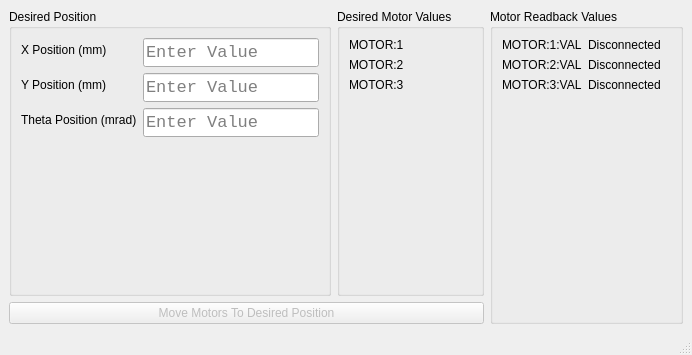
<?xml version="1.0" encoding="UTF-8"?>
<ui version="4.0">
 <class>MainWindow</class>
 <widget class="QMainWindow" name="MainWindow">
  <property name="geometry">
   <rect>
    <x>0</x>
    <y>0</y>
    <width>692</width>
    <height>355</height>
   </rect>
  </property>
  <property name="windowTitle">
   <string>Positioner Demo</string>
  </property>
  <widget class="QWidget" name="centralwidget">
   <layout class="QHBoxLayout" name="horizontalLayout_2">
    <item>
     <layout class="QVBoxLayout" name="verticalLayout">
      <item>
       <layout class="QHBoxLayout" name="horizontalLayout">
        <item>
         <widget class="QGroupBox" name="desGroupBox">
          <property name="title">
           <string>Desired Position</string>
          </property>
          <layout class="QFormLayout" name="formLayout">
           <item row="0" column="0">
            <widget class="QLabel" name="label">
             <property name="text">
              <string>X Position (mm)</string>
             </property>
            </widget>
           </item>
           <item row="0" column="1">
            <widget class="QLineEdit" name="xPosTextEntry">
             <property name="sizePolicy">
              <sizepolicy hsizetype="Preferred" vsizetype="Fixed">
               <horstretch>0</horstretch>
               <verstretch>0</verstretch>
              </sizepolicy>
             </property>
             <property name="minimumSize">
              <size>
               <width>80</width>
               <height>0</height>
              </size>
             </property>
             <property name="font">
              <font>
               <family>Monospace</family>
               <pointsize>13</pointsize>
               <stylestrategy>PreferDefault</stylestrategy>
              </font>
             </property>
             <property name="text">
              <string/>
             </property>
             <property name="placeholderText">
              <string>Enter Value</string>
             </property>
             <property name="channel" stdset="0">
              <string notr="true">MOTOR:1:VAL</string>
             </property>
            </widget>
           </item>
           <item row="1" column="0">
            <widget class="QLabel" name="label_2">
             <property name="text">
              <string>Y Position (mm)</string>
             </property>
            </widget>
           </item>
           <item row="1" column="1">
            <widget class="QLineEdit" name="yPosTextEntry">
             <property name="sizePolicy">
              <sizepolicy hsizetype="Preferred" vsizetype="Fixed">
               <horstretch>0</horstretch>
               <verstretch>0</verstretch>
              </sizepolicy>
             </property>
             <property name="font">
              <font>
               <family>Monospace</family>
               <pointsize>13</pointsize>
               <stylestrategy>PreferDefault</stylestrategy>
              </font>
             </property>
             <property name="text">
              <string/>
             </property>
             <property name="placeholderText">
              <string>Enter Value</string>
             </property>
             <property name="channel" stdset="0">
              <string notr="true">MOTOR:1:VAL</string>
             </property>
            </widget>
           </item>
           <item row="2" column="0">
            <widget class="QLabel" name="label_3">
             <property name="text">
              <string>Theta Position (mrad)</string>
             </property>
            </widget>
           </item>
           <item row="2" column="1">
            <widget class="QLineEdit" name="zPosTextEntry">
             <property name="sizePolicy">
              <sizepolicy hsizetype="Preferred" vsizetype="Fixed">
               <horstretch>0</horstretch>
               <verstretch>0</verstretch>
              </sizepolicy>
             </property>
             <property name="font">
              <font>
               <family>Monospace</family>
               <pointsize>13</pointsize>
               <stylestrategy>PreferDefault</stylestrategy>
              </font>
             </property>
             <property name="text">
              <string/>
             </property>
             <property name="placeholderText">
              <string>Enter Value</string>
             </property>
             <property name="channel" stdset="0">
              <string notr="true">MOTOR:1:VAL</string>
             </property>
            </widget>
           </item>
          </layout>
         </widget>
        </item>
        <item>
         <widget class="QGroupBox" name="groupBox">
          <property name="title">
           <string>Desired Motor Values </string>
          </property>
          <layout class="QFormLayout" name="formLayout_4">
           <item row="0" column="0">
            <widget class="QLabel" name="label_10">
             <property name="text">
              <string>MOTOR:1</string>
             </property>
            </widget>
           </item>
           <item row="0" column="1">
            <widget class="QLabel" name="motor1DesLabel">
             <property name="text">
              <string/>
             </property>
            </widget>
           </item>
           <item row="1" column="0">
            <widget class="QLabel" name="label_11">
             <property name="text">
              <string>MOTOR:2</string>
             </property>
            </widget>
           </item>
           <item row="1" column="1">
            <widget class="QLabel" name="motor2DesLabel">
             <property name="text">
              <string/>
             </property>
            </widget>
           </item>
           <item row="2" column="0">
            <widget class="QLabel" name="label_12">
             <property name="text">
              <string>MOTOR:3</string>
             </property>
            </widget>
           </item>
           <item row="2" column="1">
            <widget class="QLabel" name="motor3DesLabel">
             <property name="text">
              <string/>
             </property>
            </widget>
           </item>
          </layout>
         </widget>
        </item>
       </layout>
      </item>
      <item>
       <widget class="QPushButton" name="pushButton">
        <property name="enabled">
         <bool>false</bool>
        </property>
        <property name="sizePolicy">
         <sizepolicy hsizetype="Minimum" vsizetype="Fixed">
          <horstretch>0</horstretch>
          <verstretch>0</verstretch>
         </sizepolicy>
        </property>
        <property name="text">
         <string>Move Motors To Desired Position</string>
        </property>
       </widget>
      </item>
     </layout>
    </item>
    <item>
     <widget class="QGroupBox" name="desGroupBox_2">
      <property name="title">
       <string>Motor Readback Values</string>
      </property>
      <layout class="QFormLayout" name="formLayout_2">
       <item row="0" column="0">
        <widget class="QLabel" name="label_4">
         <property name="text">
          <string>MOTOR:1:VAL</string>
         </property>
        </widget>
       </item>
       <item row="1" column="0">
        <widget class="QLabel" name="label_5">
         <property name="text">
          <string>MOTOR:2:VAL</string>
         </property>
        </widget>
       </item>
       <item row="2" column="0">
        <widget class="QLabel" name="label_6">
         <property name="text">
          <string>MOTOR:3:VAL</string>
         </property>
        </widget>
       </item>
       <item row="0" column="1">
        <widget class="QLabel" name="motor1ReadbackLabel">
         <property name="text">
          <string>Disconnected</string>
         </property>
        </widget>
       </item>
       <item row="1" column="1">
        <widget class="QLabel" name="motor2ReadbackLabel">
         <property name="text">
          <string>Disconnected</string>
         </property>
        </widget>
       </item>
       <item row="2" column="1">
        <widget class="QLabel" name="motor3ReadbackLabel">
         <property name="text">
          <string>Disconnected</string>
         </property>
        </widget>
       </item>
      </layout>
     </widget>
    </item>
   </layout>
  </widget>
  <widget class="QMenuBar" name="menubar">
   <property name="geometry">
    <rect>
     <x>0</x>
     <y>0</y>
     <width>692</width>
     <height>22</height>
    </rect>
   </property>
  </widget>
  <widget class="QStatusBar" name="statusbar"/>
 </widget>
 <resources/>
 <connections/>
</ui>
